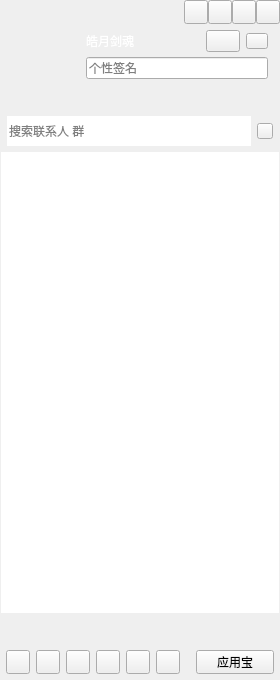
<?xml version="1.0" encoding="UTF-8"?>
<ui version="4.0">
 <class>CCMainWindowClass</class>
 <widget class="QWidget" name="CCMainWindowClass">
  <property name="geometry">
   <rect>
    <x>0</x>
    <y>0</y>
    <width>280</width>
    <height>680</height>
   </rect>
  </property>
  <property name="minimumSize">
   <size>
    <width>280</width>
    <height>680</height>
   </size>
  </property>
  <property name="windowTitle">
   <string>CCMainWindow</string>
  </property>
  <layout class="QVBoxLayout" name="verticalLayout_6">
   <property name="leftMargin">
    <number>0</number>
   </property>
   <property name="topMargin">
    <number>0</number>
   </property>
   <property name="rightMargin">
    <number>0</number>
   </property>
   <property name="bottomMargin">
    <number>0</number>
   </property>
   <item>
    <widget class="QWidget" name="titleWidget" native="true">
     <property name="sizePolicy">
      <sizepolicy hsizetype="Expanding" vsizetype="Preferred">
       <horstretch>0</horstretch>
       <verstretch>0</verstretch>
      </sizepolicy>
     </property>
     <property name="titleskin" stdset="0">
      <bool>true</bool>
     </property>
     <layout class="QVBoxLayout" name="verticalLayout_2">
      <property name="spacing">
       <number>0</number>
      </property>
      <property name="leftMargin">
       <number>0</number>
      </property>
      <property name="topMargin">
       <number>0</number>
      </property>
      <property name="rightMargin">
       <number>0</number>
      </property>
      <property name="bottomMargin">
       <number>0</number>
      </property>
      <item>
       <layout class="QHBoxLayout" name="horizontalLayout">
        <property name="spacing">
         <number>0</number>
        </property>
        <property name="leftMargin">
         <number>12</number>
        </property>
        <item>
         <widget class="QLabel" name="titleIcon">
          <property name="sizePolicy">
           <sizepolicy hsizetype="Fixed" vsizetype="Fixed">
            <horstretch>0</horstretch>
            <verstretch>0</verstretch>
           </sizepolicy>
          </property>
          <property name="minimumSize">
           <size>
            <width>42</width>
            <height>18</height>
           </size>
          </property>
          <property name="maximumSize">
           <size>
            <width>42</width>
            <height>18</height>
           </size>
          </property>
          <property name="text">
           <string/>
          </property>
         </widget>
        </item>
        <item>
         <spacer name="horizontalSpacer">
          <property name="orientation">
           <enum>Qt::Horizontal</enum>
          </property>
          <property name="sizeHint" stdset="0">
           <size>
            <width>40</width>
            <height>20</height>
           </size>
          </property>
         </spacer>
        </item>
        <item>
         <widget class="QPushButton" name="placehold1">
          <property name="sizePolicy">
           <sizepolicy hsizetype="Fixed" vsizetype="Fixed">
            <horstretch>0</horstretch>
            <verstretch>0</verstretch>
           </sizepolicy>
          </property>
          <property name="minimumSize">
           <size>
            <width>24</width>
            <height>24</height>
           </size>
          </property>
          <property name="maximumSize">
           <size>
            <width>24</width>
            <height>23</height>
           </size>
          </property>
          <property name="text">
           <string/>
          </property>
         </widget>
        </item>
        <item>
         <widget class="QPushButton" name="placehold2">
          <property name="sizePolicy">
           <sizepolicy hsizetype="Fixed" vsizetype="Fixed">
            <horstretch>0</horstretch>
            <verstretch>0</verstretch>
           </sizepolicy>
          </property>
          <property name="minimumSize">
           <size>
            <width>24</width>
            <height>24</height>
           </size>
          </property>
          <property name="maximumSize">
           <size>
            <width>24</width>
            <height>23</height>
           </size>
          </property>
          <property name="text">
           <string/>
          </property>
         </widget>
        </item>
        <item>
         <widget class="QPushButton" name="sysmin">
          <property name="sizePolicy">
           <sizepolicy hsizetype="Fixed" vsizetype="Fixed">
            <horstretch>0</horstretch>
            <verstretch>0</verstretch>
           </sizepolicy>
          </property>
          <property name="minimumSize">
           <size>
            <width>24</width>
            <height>24</height>
           </size>
          </property>
          <property name="maximumSize">
           <size>
            <width>24</width>
            <height>23</height>
           </size>
          </property>
          <property name="text">
           <string/>
          </property>
         </widget>
        </item>
        <item>
         <widget class="QPushButton" name="sysclose">
          <property name="sizePolicy">
           <sizepolicy hsizetype="Fixed" vsizetype="Fixed">
            <horstretch>0</horstretch>
            <verstretch>0</verstretch>
           </sizepolicy>
          </property>
          <property name="minimumSize">
           <size>
            <width>24</width>
            <height>24</height>
           </size>
          </property>
          <property name="maximumSize">
           <size>
            <width>24</width>
            <height>23</height>
           </size>
          </property>
          <property name="text">
           <string/>
          </property>
         </widget>
        </item>
       </layout>
      </item>
      <item>
       <layout class="QHBoxLayout" name="horizontalLayout_3">
        <property name="leftMargin">
         <number>12</number>
        </property>
        <property name="topMargin">
         <number>6</number>
        </property>
        <property name="rightMargin">
         <number>12</number>
        </property>
        <property name="bottomMargin">
         <number>6</number>
        </property>
        <item>
         <widget class="QLabel" name="headLabel">
          <property name="sizePolicy">
           <sizepolicy hsizetype="Fixed" vsizetype="Fixed">
            <horstretch>0</horstretch>
            <verstretch>0</verstretch>
           </sizepolicy>
          </property>
          <property name="minimumSize">
           <size>
            <width>68</width>
            <height>68</height>
           </size>
          </property>
          <property name="maximumSize">
           <size>
            <width>68</width>
            <height>68</height>
           </size>
          </property>
          <property name="text">
           <string/>
          </property>
         </widget>
        </item>
        <item>
         <layout class="QVBoxLayout" name="verticalLayout">
          <property name="spacing">
           <number>4</number>
          </property>
          <item>
           <layout class="QHBoxLayout" name="horizontalLayout_2">
            <item>
             <widget class="QLabel" name="nameLabel">
              <property name="sizePolicy">
               <sizepolicy hsizetype="Expanding" vsizetype="Fixed">
                <horstretch>0</horstretch>
                <verstretch>0</verstretch>
               </sizepolicy>
              </property>
              <property name="minimumSize">
               <size>
                <width>0</width>
                <height>22</height>
               </size>
              </property>
              <property name="maximumSize">
               <size>
                <width>16777215</width>
                <height>22</height>
               </size>
              </property>
              <property name="styleSheet">
               <string notr="true">color:rgb(255,255,255);
font:75 12px &quot;微软雅黑&quot;;</string>
              </property>
              <property name="text">
               <string>皓月剑魂</string>
              </property>
             </widget>
            </item>
            <item>
             <widget class="QPushButton" name="statusBtn">
              <property name="sizePolicy">
               <sizepolicy hsizetype="Fixed" vsizetype="Fixed">
                <horstretch>0</horstretch>
                <verstretch>0</verstretch>
               </sizepolicy>
              </property>
              <property name="minimumSize">
               <size>
                <width>34</width>
                <height>22</height>
               </size>
              </property>
              <property name="maximumSize">
               <size>
                <width>34</width>
                <height>22</height>
               </size>
              </property>
              <property name="text">
               <string/>
              </property>
              <property name="hasborder" stdset="0">
               <bool>true</bool>
              </property>
             </widget>
            </item>
            <item>
             <widget class="QPushButton" name="levelBtn">
              <property name="sizePolicy">
               <sizepolicy hsizetype="Fixed" vsizetype="Fixed">
                <horstretch>0</horstretch>
                <verstretch>0</verstretch>
               </sizepolicy>
              </property>
              <property name="minimumSize">
               <size>
                <width>22</width>
                <height>16</height>
               </size>
              </property>
              <property name="maximumSize">
               <size>
                <width>22</width>
                <height>16</height>
               </size>
              </property>
              <property name="text">
               <string/>
              </property>
              <property name="hasborder" stdset="0">
               <bool>true</bool>
              </property>
             </widget>
            </item>
           </layout>
          </item>
          <item>
           <widget class="QLineEdit" name="lineEdit">
            <property name="minimumSize">
             <size>
              <width>0</width>
              <height>22</height>
             </size>
            </property>
            <property name="maximumSize">
             <size>
              <width>16777215</width>
              <height>20</height>
             </size>
            </property>
            <property name="placeholderText">
             <string>个性签名</string>
            </property>
           </widget>
          </item>
          <item>
           <widget class="QWidget" name="appWidget" native="true">
            <property name="sizePolicy">
             <sizepolicy hsizetype="Expanding" vsizetype="Fixed">
              <horstretch>0</horstretch>
              <verstretch>0</verstretch>
             </sizepolicy>
            </property>
            <property name="minimumSize">
             <size>
              <width>0</width>
              <height>22</height>
             </size>
            </property>
            <property name="maximumSize">
             <size>
              <width>16777215</width>
              <height>22</height>
             </size>
            </property>
           </widget>
          </item>
         </layout>
        </item>
       </layout>
      </item>
     </layout>
    </widget>
   </item>
   <item>
    <widget class="QWidget" name="widget" native="true">
     <property name="sizePolicy">
      <sizepolicy hsizetype="Expanding" vsizetype="Expanding">
       <horstretch>0</horstretch>
       <verstretch>0</verstretch>
      </sizepolicy>
     </property>
     <layout class="QVBoxLayout" name="verticalLayout_4">
      <property name="leftMargin">
       <number>1</number>
      </property>
      <property name="topMargin">
       <number>0</number>
      </property>
      <property name="rightMargin">
       <number>1</number>
      </property>
      <property name="bottomMargin">
       <number>1</number>
      </property>
      <item>
       <widget class="QWidget" name="searchWidget" native="true">
        <property name="sizePolicy">
         <sizepolicy hsizetype="Expanding" vsizetype="Fixed">
          <horstretch>0</horstretch>
          <verstretch>0</verstretch>
         </sizepolicy>
        </property>
        <property name="minimumSize">
         <size>
          <width>0</width>
          <height>30</height>
         </size>
        </property>
        <property name="maximumSize">
         <size>
          <width>16777215</width>
          <height>30</height>
         </size>
        </property>
        <layout class="QHBoxLayout" name="horizontalLayout_4">
         <property name="leftMargin">
          <number>6</number>
         </property>
         <property name="topMargin">
          <number>0</number>
         </property>
         <property name="rightMargin">
          <number>6</number>
         </property>
         <property name="bottomMargin">
          <number>0</number>
         </property>
         <item>
          <widget class="QLineEdit" name="searchLineEdit">
           <property name="minimumSize">
            <size>
             <width>0</width>
             <height>30</height>
            </size>
           </property>
           <property name="maximumSize">
            <size>
             <width>16777215</width>
             <height>30</height>
            </size>
           </property>
           <property name="frame">
            <bool>false</bool>
           </property>
           <property name="placeholderText">
            <string>搜索联系人 群</string>
           </property>
          </widget>
         </item>
         <item>
          <widget class="QPushButton" name="searchBtn">
           <property name="sizePolicy">
            <sizepolicy hsizetype="Fixed" vsizetype="Fixed">
             <horstretch>0</horstretch>
             <verstretch>0</verstretch>
            </sizepolicy>
           </property>
           <property name="minimumSize">
            <size>
             <width>16</width>
             <height>16</height>
            </size>
           </property>
           <property name="maximumSize">
            <size>
             <width>16</width>
             <height>16</height>
            </size>
           </property>
           <property name="text">
            <string/>
           </property>
          </widget>
         </item>
        </layout>
       </widget>
      </item>
      <item>
       <widget class="QScrollArea" name="scrollArea">
        <property name="frameShape">
         <enum>QFrame::NoFrame</enum>
        </property>
        <property name="widgetResizable">
         <bool>true</bool>
        </property>
        <widget class="QWidget" name="scrollAreaWidgetContents">
         <property name="geometry">
          <rect>
           <x>0</x>
           <y>0</y>
           <width>278</width>
           <height>455</height>
          </rect>
         </property>
         <property name="sizePolicy">
          <sizepolicy hsizetype="Expanding" vsizetype="Expanding">
           <horstretch>0</horstretch>
           <verstretch>0</verstretch>
          </sizepolicy>
         </property>
         <layout class="QVBoxLayout" name="verticalLayout_3">
          <property name="spacing">
           <number>0</number>
          </property>
          <property name="leftMargin">
           <number>0</number>
          </property>
          <property name="topMargin">
           <number>0</number>
          </property>
          <property name="rightMargin">
           <number>0</number>
          </property>
          <property name="bottomMargin">
           <number>0</number>
          </property>
          <item>
           <widget class="QTreeWidget" name="treeWidget">
            <property name="frameShape">
             <enum>QFrame::NoFrame</enum>
            </property>
            <property name="verticalScrollBarPolicy">
             <enum>Qt::ScrollBarAlwaysOff</enum>
            </property>
            <property name="horizontalScrollBarPolicy">
             <enum>Qt::ScrollBarAlwaysOff</enum>
            </property>
            <property name="editTriggers">
             <set>QAbstractItemView::AllEditTriggers</set>
            </property>
            <property name="indentation">
             <number>0</number>
            </property>
            <property name="headerHidden">
             <bool>true</bool>
            </property>
            <property name="expandsOnDoubleClick">
             <bool>false</bool>
            </property>
            <column>
             <property name="text">
              <string notr="true">1</string>
             </property>
            </column>
           </widget>
          </item>
         </layout>
        </widget>
       </widget>
      </item>
     </layout>
    </widget>
   </item>
   <item>
    <widget class="QWidget" name="bottomWidget" native="true">
     <property name="sizePolicy">
      <sizepolicy hsizetype="Expanding" vsizetype="Fixed">
       <horstretch>0</horstretch>
       <verstretch>0</verstretch>
      </sizepolicy>
     </property>
     <property name="minimumSize">
      <size>
       <width>0</width>
       <height>60</height>
      </size>
     </property>
     <property name="maximumSize">
      <size>
       <width>16777215</width>
       <height>60</height>
      </size>
     </property>
     <property name="bottomskin" stdset="0">
      <bool>true</bool>
     </property>
     <layout class="QVBoxLayout" name="verticalLayout_5" stretch="1,1">
      <property name="leftMargin">
       <number>6</number>
      </property>
      <property name="topMargin">
       <number>6</number>
      </property>
      <property name="rightMargin">
       <number>6</number>
      </property>
      <property name="bottomMargin">
       <number>6</number>
      </property>
      <item>
       <layout class="QHBoxLayout" name="bottomLayout_up"/>
      </item>
      <item>
       <layout class="QHBoxLayout" name="horizontalLayout_5">
        <item>
         <widget class="QPushButton" name="bottomBtn_1">
          <property name="sizePolicy">
           <sizepolicy hsizetype="Fixed" vsizetype="Fixed">
            <horstretch>0</horstretch>
            <verstretch>0</verstretch>
           </sizepolicy>
          </property>
          <property name="minimumSize">
           <size>
            <width>24</width>
            <height>24</height>
           </size>
          </property>
          <property name="maximumSize">
           <size>
            <width>24</width>
            <height>24</height>
           </size>
          </property>
          <property name="text">
           <string/>
          </property>
         </widget>
        </item>
        <item>
         <widget class="QPushButton" name="bottomBtn_2">
          <property name="sizePolicy">
           <sizepolicy hsizetype="Fixed" vsizetype="Fixed">
            <horstretch>0</horstretch>
            <verstretch>0</verstretch>
           </sizepolicy>
          </property>
          <property name="minimumSize">
           <size>
            <width>24</width>
            <height>24</height>
           </size>
          </property>
          <property name="maximumSize">
           <size>
            <width>24</width>
            <height>24</height>
           </size>
          </property>
          <property name="text">
           <string/>
          </property>
         </widget>
        </item>
        <item>
         <widget class="QPushButton" name="bottomBtn_3">
          <property name="sizePolicy">
           <sizepolicy hsizetype="Fixed" vsizetype="Fixed">
            <horstretch>0</horstretch>
            <verstretch>0</verstretch>
           </sizepolicy>
          </property>
          <property name="minimumSize">
           <size>
            <width>24</width>
            <height>24</height>
           </size>
          </property>
          <property name="maximumSize">
           <size>
            <width>24</width>
            <height>24</height>
           </size>
          </property>
          <property name="text">
           <string/>
          </property>
         </widget>
        </item>
        <item>
         <widget class="QPushButton" name="bottomBtn_4">
          <property name="sizePolicy">
           <sizepolicy hsizetype="Fixed" vsizetype="Fixed">
            <horstretch>0</horstretch>
            <verstretch>0</verstretch>
           </sizepolicy>
          </property>
          <property name="minimumSize">
           <size>
            <width>24</width>
            <height>24</height>
           </size>
          </property>
          <property name="maximumSize">
           <size>
            <width>24</width>
            <height>24</height>
           </size>
          </property>
          <property name="text">
           <string/>
          </property>
         </widget>
        </item>
        <item>
         <widget class="QPushButton" name="bottomBtn_5">
          <property name="sizePolicy">
           <sizepolicy hsizetype="Fixed" vsizetype="Fixed">
            <horstretch>0</horstretch>
            <verstretch>0</verstretch>
           </sizepolicy>
          </property>
          <property name="minimumSize">
           <size>
            <width>24</width>
            <height>24</height>
           </size>
          </property>
          <property name="maximumSize">
           <size>
            <width>24</width>
            <height>24</height>
           </size>
          </property>
          <property name="text">
           <string/>
          </property>
         </widget>
        </item>
        <item>
         <widget class="QPushButton" name="bottomBtn_6">
          <property name="sizePolicy">
           <sizepolicy hsizetype="Fixed" vsizetype="Fixed">
            <horstretch>0</horstretch>
            <verstretch>0</verstretch>
           </sizepolicy>
          </property>
          <property name="minimumSize">
           <size>
            <width>24</width>
            <height>24</height>
           </size>
          </property>
          <property name="maximumSize">
           <size>
            <width>24</width>
            <height>24</height>
           </size>
          </property>
          <property name="text">
           <string/>
          </property>
         </widget>
        </item>
        <item>
         <spacer name="horizontalSpacer_2">
          <property name="orientation">
           <enum>Qt::Horizontal</enum>
          </property>
          <property name="sizeHint" stdset="0">
           <size>
            <width>13</width>
            <height>20</height>
           </size>
          </property>
         </spacer>
        </item>
        <item>
         <widget class="QPushButton" name="bottomBtn_7">
          <property name="sizePolicy">
           <sizepolicy hsizetype="Preferred" vsizetype="Fixed">
            <horstretch>0</horstretch>
            <verstretch>0</verstretch>
           </sizepolicy>
          </property>
          <property name="minimumSize">
           <size>
            <width>24</width>
            <height>24</height>
           </size>
          </property>
          <property name="maximumSize">
           <size>
            <width>86</width>
            <height>23</height>
           </size>
          </property>
          <property name="text">
           <string>应用宝</string>
          </property>
         </widget>
        </item>
       </layout>
      </item>
     </layout>
    </widget>
   </item>
  </layout>
 </widget>
 <layoutdefault spacing="6" margin="11"/>
 <resources>
  <include location="CCMainWindow.qrc"/>
 </resources>
 <connections/>
</ui>
